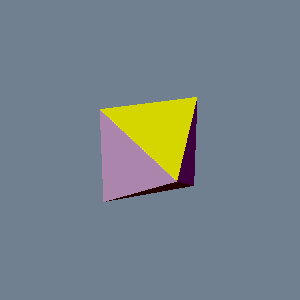

Reproduce this figure in Python.
#!/usr/bin/env python

# Render an octahedron Platonic solid with each face colored using a
# lookup table so adjacent faces are visually distinct.

# Factory overrides: importing these modules registers the OpenGL rendering
# and interaction style implementations for vtkRenderingCore factory classes.
import vtkmodules.vtkInteractionStyle  # noqa: F401
import vtkmodules.vtkRenderingOpenGL2  # noqa: F401
# VTK pipeline classes used in this example
from vtkmodules.vtkCommonCore import vtkLookupTable
from vtkmodules.vtkFiltersSources import vtkPlatonicSolidSource
from vtkmodules.vtkRenderingCore import (
    vtkActor,
    vtkPolyDataMapper,
    vtkRenderWindow,
    vtkRenderWindowInteractor,
    vtkRenderer,
)

# Colors (normalized RGB)
slate_gray_background_rgb = (0.439, 0.502, 0.565)

# Lookup table: map cell scalars to distinct face colors
lut = vtkLookupTable()
lut.SetNumberOfTableValues(20)
lut.SetTableRange(0.0, 19.0)
lut.Build()
lut.SetTableValue(0, 0.1, 0.1, 0.1)
lut.SetTableValue(1, 0, 0, 1)
lut.SetTableValue(2, 0, 1, 0)
lut.SetTableValue(3, 0, 1, 1)
lut.SetTableValue(4, 1, 0, 0)
lut.SetTableValue(5, 1, 0, 1)
lut.SetTableValue(6, 1, 1, 0)
lut.SetTableValue(7, 0.9, 0.7, 0.9)
lut.SetTableValue(8, 0.5, 0.5, 0.5)
lut.SetTableValue(9, 0.0, 0.0, 0.7)
lut.SetTableValue(10, 0.5, 0.7, 0.5)
lut.SetTableValue(11, 0, 0.7, 0.7)
lut.SetTableValue(12, 0.7, 0, 0)
lut.SetTableValue(13, 0.7, 0, 0.7)
lut.SetTableValue(14, 0.7, 0.7, 0)
lut.SetTableValue(15, 0, 0, 0.4)
lut.SetTableValue(16, 0, 0.4, 0)
lut.SetTableValue(17, 0, 0.4, 0.4)
lut.SetTableValue(18, 0.4, 0, 0)
lut.SetTableValue(19, 0.4, 0, 0.4)

# Source: generate octahedron polygon data (solid type 2)
source = vtkPlatonicSolidSource()
source.SetSolidType(2)

# Mapper: map polygon data to graphics primitives with face coloring
mapper = vtkPolyDataMapper()
mapper.SetInputConnection(source.GetOutputPort())
mapper.SetLookupTable(lut)
mapper.SetScalarRange(0, 19)

# Actor: assign the mapped geometry and rotate for a 3D view
actor = vtkActor()
actor.SetMapper(mapper)
actor.RotateX(25)
actor.RotateY(20)

# Renderer: assemble the scene and configure the camera
renderer = vtkRenderer()
renderer.AddActor(actor)
renderer.SetBackground(slate_gray_background_rgb)

# Window: display the rendered scene
render_window = vtkRenderWindow()
render_window.AddRenderer(renderer)
render_window.SetWindowName("platonic solid octahedron")
render_window.SetMultiSamples(0)
render_window.SetSize(300, 300)

# Interactor: handle mouse and keyboard events
render_window_interactor = vtkRenderWindowInteractor()
render_window_interactor.SetRenderWindow(render_window)

# Scene: configure the camera
renderer.ResetCamera()

render_window_interactor.Initialize()
render_window_interactor.Start()
